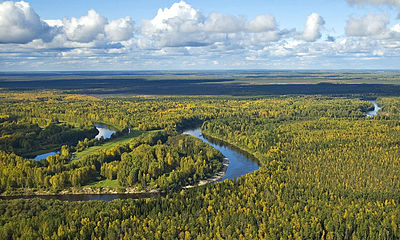
#> input picture Data/Ailleurs/400pxVasy.jpeg, 400 x 240 px, found by its file name
$ python -i SVM.py   (imports and definitions only)
#> lines starting #> are read from the running program, lines starting #| are printed output that depends on the picture
#> in load_transform_label_train_data_svm, img_orig is the input picture: PIL image 400x240 RGB; mean R, G, B 121.6, 130.8, 111.1
import numpy as np
import matplotlib.pyplot as plt
from PIL import Image
from PIL import ImageOps
import os
import json
import pickle
from skimage.transform import rescale, resize, downscale_local_mean
from sklearn import svm, model_selection
from sklearn.model_selection import train_test_split
from skimage.feature import local_binary_pattern
import random
from UsualFunctions import *

crop_size = (50, 50)
zoom_range = (0.8, 1.2)
rotations = [0, 90, 180, 270]
flip = True

"""
@authors : Gaël and Simon
Input : a gray matrix, as well as two optional parameters points and radius which define respectively the number of points and the radius of the neighborhood used to extract the LBP (Local Binary Pattern) features.
Output : a normalized histogram obtained by first computing a histogram of the extracted LBP values with the local_binary_pattern function, and normalizing this histogram by dividing it by the sum of its elements.
"""
def local_binary_pattern_features(gray_image, points=24, radius=3):
    lbp = local_binary_pattern(gray_image, points, radius, method='uniform')
    (hist, _) = np.histogram(lbp.ravel(), bins=np.arange(0, points + 3), range=(0, points + 2))
    hist = hist.astype("float")
    hist /= (hist.sum() + 1e-6)
    return hist

"""
@autors : Gaël and Simon
Input : an image and a crop size as a tuple (crop_width, crop_height).
Output : a randomly cropped version of the input image, according to the cropping dimensions specified in the input.
"""
def random_crop(image, crop_size):
    width, height = image.size
    crop_width, crop_height = crop_size
    max_x = max(width - crop_width, 0)
    max_y = max(height - crop_height, 0)
    x = random.randint(0, max_x)
    y = random.randint(0, max_y)
    return image.crop((x, y, x + crop_width, y + crop_height))

"""
@autors : Gaël and Simon
Input : an image.
Output : the ratio of blue pixels (with a value greater than 100) in the image as a one-dimensional numpy array.
"""
def blue_ratio(image):
    blue_channel = np.array(image)[:, :, 2]
    total_pixels = blue_channel.size
    blue_pixels = np.sum(blue_channel >100)
    blue_ratio = blue_pixels / total_pixels
    return np.array([blue_ratio])

"""
@autors : Gaël and Simon
Input : an image and several transformation parameters: rotations, flip, crop_size and zoom_range.
Output : a list of augmented images, which is the combination of all transformations applied to the input image.
"""
def augment_image(image, rotations, flip, crop_size=None, zoom_range=None):
#> called with flip = True, crop_size = (50, 50), zoom_range = (0.8, 1.2)
    augmented_images = []
    for angle in rotations:
        rotated_image = image.rotate(angle)
        augmented_images.append(rotated_image)

        if flip:
            flipped_image = ImageOps.mirror(rotated_image)
            augmented_images.append(flipped_image)

        if crop_size is not None:
            cropped_image = random_crop(rotated_image, crop_size)
            augmented_images.append(cropped_image)

            if flip:
                flipped_cropped_image = ImageOps.mirror(cropped_image)
                augmented_images.append(flipped_cropped_image)

        if zoom_range is not None:
            zoom_factor = random.uniform(zoom_range[0], zoom_range[1])
            zoomed_image = image.resize((int(image.width * zoom_factor), int(image.height * zoom_factor)))
            zoomed_cropped_image = random_crop(zoomed_image, (image.width, image.height))
            augmented_images.append(zoomed_cropped_image)

            if flip:
                flipped_zoomed_cropped_image = ImageOps.mirror(zoomed_cropped_image)
                augmented_images.append(flipped_zoomed_cropped_image)
#> this loop made 4 passes
#> pass 1, in augment_image, `flipped_image = ImageOps.mirror(rotated_image)`:
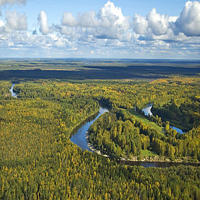
#> flipped_image: PIL image 200x200 RGB; mean R, G, B 121.6, 130.8, 111.1
#> after the loop:
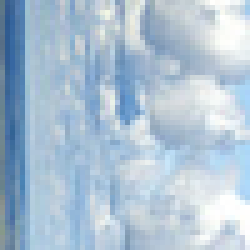
#> cropped_image: PIL image 50x50 RGB (shown 5 times larger); mean R, G, B 173.1, 194.2, 212.3
#> after the loop:
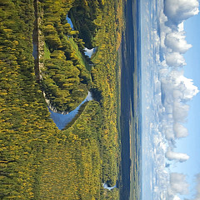
#> rotated_image: PIL image 200x200 RGB; mean R, G, B 121.6, 130.8, 111.1
#> after the loop:
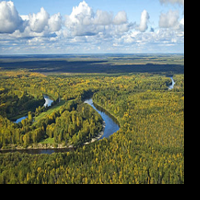
#> zoomed_cropped_image: PIL image 200x200 RGB; mean R, G, B 102.9, 110.7, 94
#> after the loop:
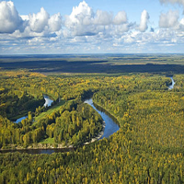
#> zoomed_image: PIL image 184x184 RGB; mean R, G, B 121.6, 130.8, 111.1
#> after the loop, augmented_images = 24 items
    return augmented_images

"""
@autors : Gaël and Simon
Input : the path to an image.
Output : the resized image (200, 200).
"""
# [4 lines left out: function process_image, not called in this run]

"""
@autors : Gaël and Simon
Input : two images: color_image is the color image and gray_image is the grayscale image.
Output : a feature vector that combines the proportion of blue pixels and the LBP features of the grayscale image.
"""
def extract_features(color_image, gray_image):
    if color_image.mode == "RGB":  # Vérifie que l'image est en couleur
        blue_feature = blue_ratio(color_image)
    else:
        blue_feature = np.array([0])  # Aucun pixel bleu dans une image en niveaux de gris

    lbp_feature = local_binary_pattern_features(gray_image)

    feature_vector = np.concatenate((blue_feature, lbp_feature))
    return feature_vector

"""
@autors : Gaël and Simon
Input : a directory containing the training images.
Output : a list of elements, each representing a transformed and labeled image. Each element contains the name of the image, its label (1 for "Sea" and -1 for "Elsewhere") and its representation as a feature vector.
"""
def load_transform_label_train_data_svm(directory):
    image_data = []
    label_dirs = {'Ailleurs': -1, 'Mer': 1}

    for label, value in label_dirs.items():
        subdir = os.path.join(directory, label)

        for image in os.listdir(subdir):
            img_path = os.path.join(subdir, image)
            img_orig = Image.open(img_path)
            img_resized = img_orig.resize((200, 200))
            augmented_images = augment_image(img_resized, rotations, flip, crop_size=crop_size, zoom_range=zoom_range)
#> augmented_images = 24 items

            for aug_image in augmented_images:
                gray_aug_image = aug_image.convert('L')
                feature_vector = extract_features(img_orig, gray_aug_image)
                image_data.append({'nom': image, 'label': value, 'representation': feature_vector})
#> this loop made 1 pass
#> blue_feature in extract_features on pass 1: [0.407]
#> pass 1, in load_transform_label_train_data_svm, `gray_aug_image = aug_image.convert('L')`:
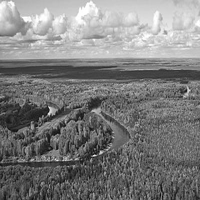
#> gray_aug_image: PIL image 200x200 L; min 9, max 255, mean 125.8
#> pass 1, in blue_ratio, `blue_channel = np.array(image)[:, :, 2]`:
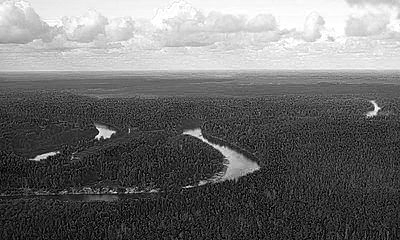
#> blue_channel: shape (240, 400); min 0, max 255, mean 111.1
#> after the loop, image_data = []

    return image_data

"""
@autors : Gaël and Simon
Input : a trained classifier (clf), a list of features (X_test) and labels (y_test) for a test data set, and the corresponding original image data (image_data).
Output : just displays the results on the screen.
"""
# [14 lines left out: function predict_and_display, not called in this run]

"""
@autors : Gaël and Simon
Input : a directory containing the data to train the model using SVM.
Output : the trained SVM model (finalModel).
"""
def SVM_model(filedata):
    image_data = load_transform_label_train_data_svm(filedata)
    X, y = get_features_array(image_data)
    svm_model = svm.SVC(kernel='linear', C=1)
    finalModel = learn_model_from_data(image_data, svm_model)
    return finalModel

"""
@autors : Gaël and Simon
Input : a dictionary containing transformed and labeled image data
Output : two numpy arrays, one containing the features extracted from the images and the other containing the associated labels.
"""
# [4 lines left out: function get_features_array, not called in this run]

"""
@autors : Gaël and Simon
Input : a directory containing the data to train the model using SVM, a model that will be saved now.
Output : nothing.
"""
def saveSVM(filedata):
    model = SVM_model(filedata)
    saveModel(model, "SVM")

#saveSVM("Data")

"""
@autors : Gaël and Simon
Input : the path to a directory containing images to be tested.
Output : list of dictionaries, each containing the name of an image and its representation as a feature vector extracted from this image.
"""
# [9 lines left out: function load_test_data_svm, not called in this run]

"""
@autors : Gaël and Simon
Input : a directory containing test images (fileTestData) and a trained SVM model (model).
Output : a list containing dictionaries for each image, with the keys 'name' (the name of the image file) and 'label' (the model prediction).
"""
# [8 lines left out: function predict_with_SVM, not called in this run]

"""
@autors : Gaël and Simon
Input : three arguments as input: fileModel(the path to the saved trained SVM model), fileTestData(the path to the directory containing test images), and fileForPredictedData (the path to the file where the predicted labels for the test images will be saved).
Output : only writes the predicted labels to a file.
"""
# [4 lines left out: function mainSVM_prediction, not called in this run]

# [1 line not run here, left out]

'''
@author: Nesrine
Allows to keep the success percentage of SVM model
input: the learning file
output: a percentage representing the learning rate of the model taken as a parameter
function used: loadLearnedModel(), load_transform_label_train_data_svm() & estimate_model_score()
'''
# [4 lines left out: function estimate_SVM_score, not called in this run]

# print(estimate_SVM_score("Data"))

#> (the run stopped early here; a loop or call above may not have finished)

$ run again, on Data/Ailleurs/alzz.jpeg
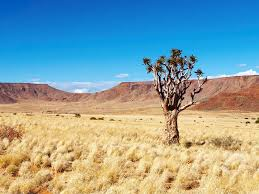
#> input picture Data/Ailleurs/alzz.jpeg, 259 x 194 px, found by its file name
#> in load_transform_label_train_data_svm, img_orig is the input picture: PIL image 259x194 RGB; mean R, G, B 137.6, 161.6, 161.4
#> after the loop in augment_image, `for angle in rotations:`:
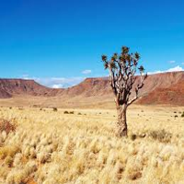
#> zoomed_image: PIL image 184x184 RGB; mean R, G, B 137.5, 161.6, 161.4
#> after the loop in augment_image, `for angle in rotations:`: augmented_images = 24 items
#> the loop in load_transform_label_train_data_svm, `for aug_image in augmented_images:` made 1 pass
#> blue_feature in extract_features on pass 1: [0.855]
#> pass 1, in blue_ratio, `blue_channel = np.array(image)[:, :, 2]`:
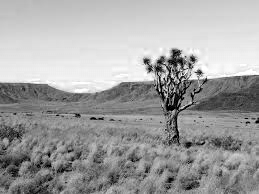
#> blue_channel: shape (194, 259); min 0, max 255, mean 161.4
#> after the loop in load_transform_label_train_data_svm, `for aug_image in augmented_images:`: image_data = []

$ run again, on Data/Ailleurs/ani7y.jpeg
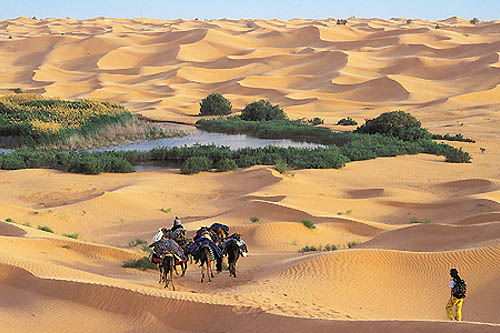
#> input picture Data/Ailleurs/ani7y.jpeg, 500 x 333 px, found by its file name
#> in load_transform_label_train_data_svm, img_orig is the input picture: PIL image 500x333 RGB; mean R, G, B 182.8, 149.3, 112.4
#> after the loop in augment_image, `for angle in rotations:`: augmented_images = 24 items
#> the loop in load_transform_label_train_data_svm, `for aug_image in augmented_images:` made 1 pass
#> blue_feature in extract_features on pass 1: [0.643]
#> pass 1, in blue_ratio, `blue_channel = np.array(image)[:, :, 2]`:
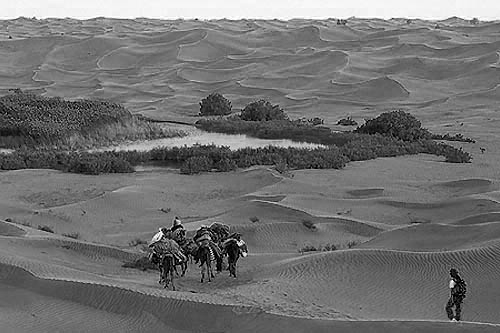
#> blue_channel: shape (333, 500); min 0, max 255, mean 112.4
#> after the loop in load_transform_label_train_data_svm, `for aug_image in augmented_images:`: image_data = []
